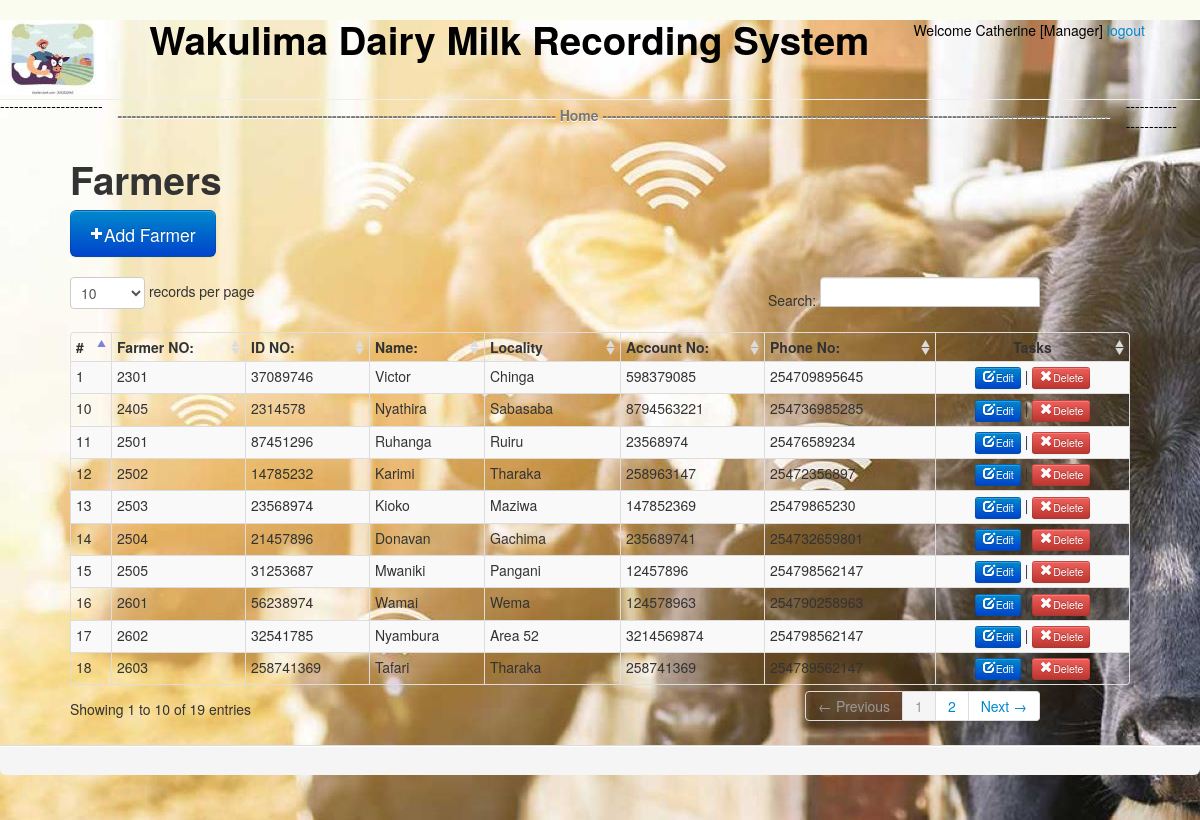
The page /farmer/farmers/index.php (signed in) on the database its author committed.
### tables this page shows
CREATE TABLE `farmers` (
  `f_no` varchar(50) NOT NULL,
  `f_id` text NOT NULL,
  `f_name` varchar(50) NOT NULL,
  `f_locallity` varchar(50) DEFAULT NULL,
  `f_ac` varchar(50) DEFAULT NULL,
  `last_paid` date DEFAULT NULL,
  `f_phone` varchar(20) DEFAULT NULL,
  `f_photo` blob DEFAULT NULL
);

### farmer/farmers/index.php (the view, shortened to what this page needs)
<?php
include '../incl/header.incl.php';
include '../incl/conn.incl.php';
?>
<h1>Farmers</h1>
<a class="btn btn-large btn-primary" href="add.php"><i class="icon-plus icon-white"></i>Add Farmer</a><br/><br/>
<table class="table table-hover table-striped table-condensed table-bordered">
    <thead class="" >
        <th>#</th>
        <th>Farmer NO:</th>
         <th>ID NO:</th>
        <th>Name:</th>
        <th>Locality</th>
        <th>Account No:</th>
        <th>Phone No:</th>
         <?php if ($current_user['role'] != 'Clerk') {?><th style="text-align: center">Tasks</th> <?php } ?>
        </thead>
    <tbody>
  <?php
$qry=  mysqli_query($conn,"select * from farmers") or die("unable to fetch records".  mysqli_error($conn));
$i=0;
while($row=  mysqli_fetch_array($qry))
{
    foreach($row AS $key => $value) { $row[$key] = stripslashes($value); }
    $i+=1;
    echo '<tr>';
        echo '<td>'.$i.'</td>';
        echo '<td>'.$row['f_no'].'</td>';
          echo '<td>'.$row['f_id'].'</td>';
        echo '<td>'.$row['f_name'].'</td>';
        echo '<td>'.$row['f_locallity'].'</td>';
        echo '<td>'.$row['f_ac'].'</td>';
        echo '<td>'.$row['f_phone'].'</td>';
         if ($current_user['role'] != 'Clerk') {
             echo '<td  style="text-align: center">
                <a href="'.PAGE_URL.'edit.php?edit=1&id='.$row['f_no'].'" class="btn btn-primary btn-mini"><i class="icon-edit icon-white"></i>Edit</a> |
                <a href="'.PAGE_URL.'?delete=1&id='.$row['f_no'].'" class="btn btn-danger btn-mini"><i class="icon-remove icon-white"></i>Delete</a>
             </td>';
         }
    echo '</tr>';
}
?>
</tbody>
</table>
<?php
include '../incl/footer.incl.php';
?>

### admin/css/main.css (style rules this page uses)
table.table { clear: both; margin-bottom: 6px !important; max-width: none !important; }
table.table thead .sorting, table.table thead .sorting_asc, table.table thead .sorting_desc, table.table thead .sorting_asc_disabled, table.table thead .sorting_desc_disabled { cursor: pointer; *cursor: hand; }
table.table thead .sorting { background: url('../img/sort_both.png') no-repeat center right; }
table.table thead .sorting_asc { background: url('../img/sort_asc.png') no-repeat center right; }

### rows shown on the page
farmers: f_no "2301", f "37089746", f_name "Victor", f_locallity "Chinga", f_ac "598379085", f_phone "254709895645"
farmers: f_no "2405", f "2314578", f_name "Nyathira", f_locallity "Sabasaba", f_ac "8794563221", f_phone "254736985285"
farmers: f_no "2501", f "87451296", f_name "Ruhanga", f_locallity "Ruiru", f_ac "23568974", f_phone "25476589234"
farmers: f_no "2502", f "14785232", f_name "Karimi", f_locallity "Tharaka", f_ac "258963147", f_phone "25472356897"
farmers: f_no "2503", f "23568974", f_name "Kioko", f_locallity "Maziwa", f_ac "147852369", f_phone "25479865230"
farmers: f_no "2504", f "21457896", f_name "Donavan", f_locallity "Gachima", f_ac "235689741", f_phone "254732659801"
farmers: f_no "2505", f "31253687", f_name "Mwaniki", f_locallity "Pangani", f_ac "12457896", f_phone "254798562147"
farmers: f_no "2601", f "56238974", f_name "Wamai", f_locallity "Wema", f_ac "124578963", f_phone "254790258963"
farmers: f_no "2602", f "32541785", f_name "Nyambura", f_locallity "Area 52", f_ac "3214569874", f_phone "254798562147"
farmers: f_no "2603", f "258741369", f_name "Tafari", f_locallity "Tharaka", f_ac "258741369", f_phone "254789562147"

### other values the page prints
$singlename "Catherine"
$current_user['role'] "Manager"
